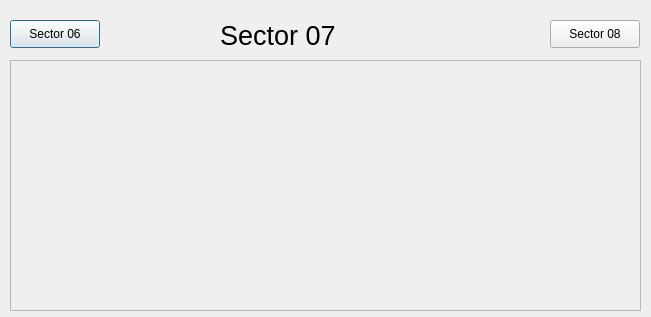
<?xml version='1.0' encoding='UTF-8'?>
<ui version="4.0">
 <class>Dialog</class>
 <widget class="QDialog" name="Dialog">
  <property name="geometry">
   <rect>
    <x>0</x>
    <y>0</y>
    <width>651</width>
    <height>317</height>
   </rect>
  </property>
  <property name="windowTitle">
   <string>Dialog</string>
  </property>
  <widget class="QLabel" name="label_2">
   <property name="geometry">
    <rect>
     <x>220</x>
     <y>20</y>
     <width>131</width>
     <height>31</height>
    </rect>
   </property>
   <property name="font">
    <font>
     <pointsize>20</pointsize>
    </font>
   </property>
   <property name="text">
    <string>Sector 07</string>
   </property>
  </widget>
  <widget class="QEForm" name="asguiformplugin">
   <property name="geometry">
    <rect>
     <x>10</x>
     <y>60</y>
     <width>631</width>
     <height>251</height>
    </rect>
   </property>
   <property name="uiFile" stdset="0">
    <string>SectorVacuumSchematic.ui</string>
   </property>
   <property name="variableSubstitutions" stdset="0">
    <string>SR=07 SRPREV=06</string>
   </property>
  </widget>
  <widget class="QEPushButton" name="guipushbuttonplugin">
   <property name="geometry">
    <rect>
     <x>10</x>
     <y>20</y>
     <width>90</width>
     <height>28</height>
    </rect>
   </property>
   <property name="text">
    <string>Sector 06</string>
   </property>
   <property name="guiFile">
    <string>SVS06.ui</string>
   </property>
   <property name="creationOption" stdset="0">
    <enum>QE::Open</enum>
   </property>
  </widget>
  <widget class="QEPushButton" name="guipushbuttonplugin_2">
   <property name="geometry">
    <rect>
     <x>550</x>
     <y>20</y>
     <width>90</width>
     <height>28</height>
    </rect>
   </property>
   <property name="text">
    <string>Sector 08</string>
   </property>
   <property name="guiFile">
    <string>SVS08.ui</string>
   </property>
   <property name="creationOption" stdset="0">
    <enum>QE::Open</enum>
   </property>
  </widget>
 </widget>
 <customwidgets>
  <customwidget>
   <class>QEPushButton</class>
   <extends>QPushButton</extends>
   <header>QEPushButton.h</header>
  </customwidget>
  <customwidget>
   <class>QEForm</class>
   <extends>QScrollArea</extends>
   <header>QEForm.h</header>
  </customwidget>
 </customwidgets>
 <resources></resources>
 <connections></connections>
</ui>
